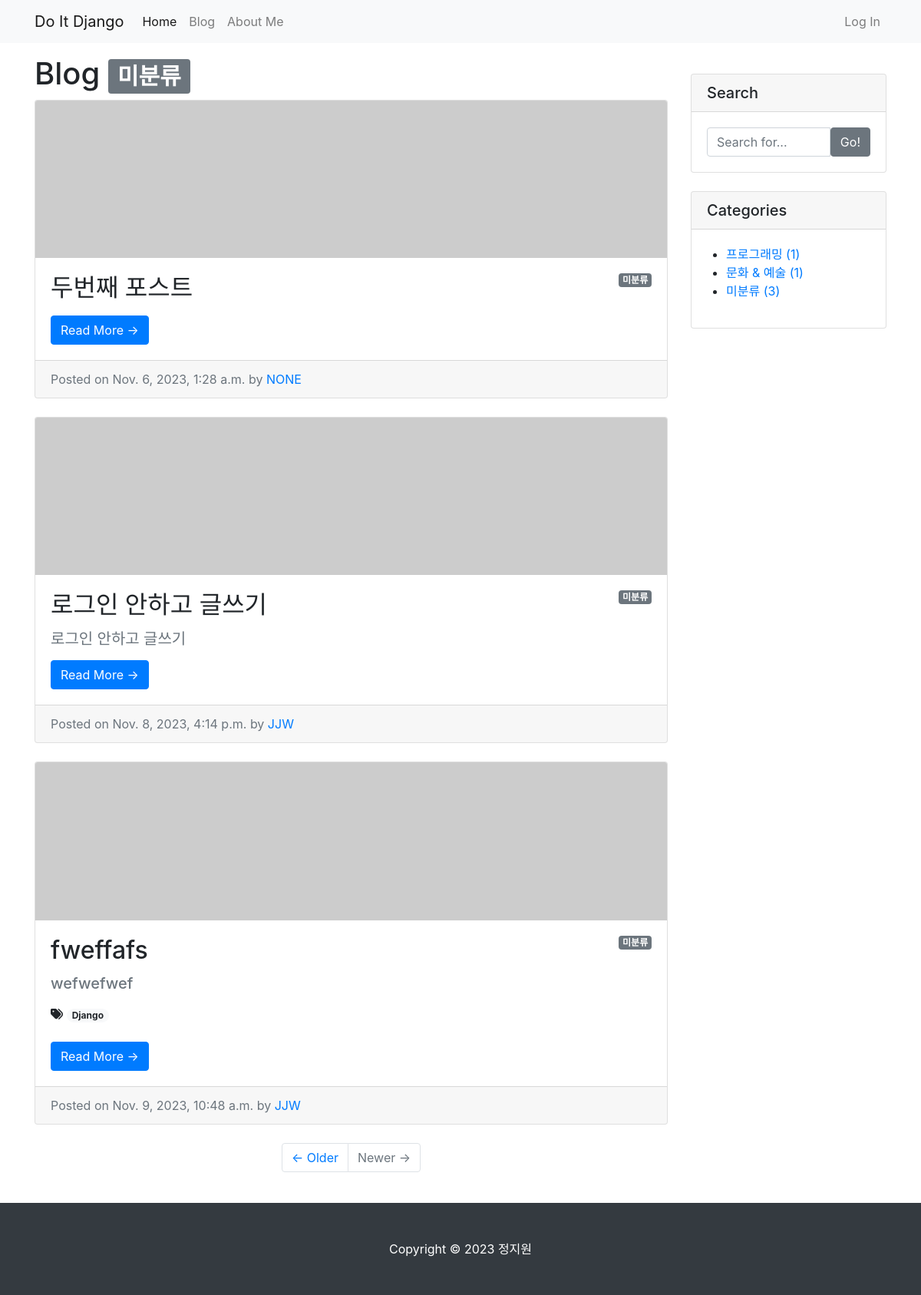
The app's page /blog/category/no_category/ with its own data.
### blog/models.py (models this page shows, shortened)
class Post(models.Model):
    title = models.CharField(max_length=30)
    hook_text = models.CharField(max_length=100, blank=True)
    content = models.TextField()
    head_image = models.ImageField(upload_to='blog/images/%Y/%m/%d/', blank=True)
    file_upload = models.FileField(upload_to='blog/files/%Y/%m/%d/', blank=True)
    created_at = models.DateTimeField(auto_now_add=True)
    updated_at = models.DateTimeField(auto_now=True)
    author = models.ForeignKey(User, null=True, blank=True, on_delete=models.SET_NULL)  # 작성자가 삭제되면 해당 작성자가 작성한 포스트에 작성자를 빈 칸으로 둔다.
    category = models.ForeignKey(Category, null=True, blank=True, on_delete=models.SET_NULL)
    tags = models.ManyToManyField(Tag, blank=True)  # ManyToManyField는 기본적으로 null=True가 설정되어 있어 따로 입력한 null=True는 효과가 없다.
    content = MarkdownxField()
    def get_absolute_url(self):
        return f'/blog/{self.pk}/'
    def get_content_markdown(self):
        return markdown(self.content)

class Tag(models.Model):
    name = models.CharField(max_length=50)
    slug = models.SlugField(max_length=200, unique=True, allow_unicode=True)
    def __str__(self):
        return self.name
    def get_absolute_url(self):
        return f'/blog/tag/{self.slug}/'

class Category(models.Model):
    name = models.CharField(max_length=50, unique=True)
    slug = models.SlugField(max_length=200, unique=True, allow_unicode=True)
    def __str__(self):  # 해당 클래스로 만들어진 인스턴트 자체를 출력할 때, 문자열로 설명해주기 위한 메서드이다.
        return self.name
    def get_absolute_url(self):
        return f'/blog/category/{self.slug}/'
    class Meta:
        verbose_name_plural = 'Categories'  # admin 페이지 내의 자동으로 설정된 'Categorys'를 'Categories'로 변경

### blog/views.py (the view)
# urls.py: path('category/<str:slug>/', views.category_page),
def category_page(request, slug):
    if slug == 'no_category':
        category = '미분류'
        post_list = Post.objects.filter(category=None)
    else:
        category = Category.objects.get(slug=slug)
        post_list = Post.objects.filter(category=category)
    return render(
        request,
        'blog/post_list.html',
        {
            'post_list': post_list,
            'categories': Category.objects.all(),
            'no_category_post_count': Post.objects.filter(category=None).count(),
            'category': category,
        }
    )

### blog/templates/blog/post_list.html (shortened to what this page needs)
{% extends 'blog/base.html' %}
{% block main_area %}
    <h1>Blog
        {% if category %}<span class="badge badge-secondary">{{ category }}</span>{% endif %}
    </h1>
        {% if post_list.exists %}
            {% for p in post_list %}
                <div class="card mb-4" id="post-{{ p.pk }}">
                    {% if p.head_image %}
                    <img class="card-img-top" src="{{ p.head_image.url }}" alt="{{ p }} head image">
                    {% else %}
                    <img class="card-img-top" src="https://picsum.photos/seed/{{ p.id }}/800/200" alt="random_image">
                    {% endif %}
                    <div class="card-body">
                        {% if p.category %}
                            <span class="badge badge-secondary float-right">{{ p.category }}</span>
                        {% else %}
                            <span class="badge badge-secondary float-right">미분류</span>
                        {% endif %}
                        <h2 class="card-title">{{ p.title }}</h2>
                        {% if p.hook_text %}
                            <h5 class="text-muted">{{ p.hook_text }}</h5>
                        {% endif %}
                        {% if p.tags.exists %}
                            <i class="fas fa-tags"></i>
                            {% for tag in p.tags.iterator %}
                                <a href="{{ tag.get_absolute_url }}"><span class="badge badge-pill badge-light">{{ tag }}</span></a>
                            {% endfor %}
                            <br />
                            <br />
                        {% endif %}
                        <a href="{{ p.get_absolute_url }}" class="btn btn-primary">Read More &rarr;</a>
                    </div>
                    <div class="card-footer text-muted">
                        Posted on {{ p.created_at }} by
                        <a href="#">{{ p.author | upper }}</a>
                    </div>
                </div>
            {% endfor %}
        {% else %}
            <h3>아직 게시물이 없습니다.</h3>
        {% endif %}
        <ul class="pagination justify-content-center mb-4">
            <li class="page-item">
                <a class="page-link" href="#">&larr; Older</a>
            </li>
            <li class="page-item disabled">
                <a class="page-link" href="#">Newer &rarr;</a>
            </li>
        </ul>
{% endblock %}

### blog/templates/blog/base.html (shortened to what this page needs)
<!DOCTYPE html>
<html>
{% load static %}
<head>
    <link rel="stylesheet" href="{% static 'blog/bootstrap/bootstrap.min.css' %}" media="screen">
</head>
<body>
    {% include 'blog/navbar.html' %}
    <div class="container my-3">
        <div class="row">
            <div class="col-md-8 col-lg-9" id="main-area">
                {% block main_area %}
                {% endblock %}
            </div>
            <div class="col-md-4 col-lg-3">
                <div class="card my-4">
                    <h5 class="card-header">Search</h5>
                    <div class="card-body">
                        <div class="input-group">
                            <input type="text" class="form-control" placeholder="Search for...">
                            <span class="input-group-btn">
                                <button class="btn btn-secondary" type="button">Go!</button>
                            </span>
                        </div>
                    </div>
                </div>
                <div class="card my-4">
                    <h5 class="card-header">Categories</h5>
                    <div class="card-body">
                        <div class="row">
                            <ul>
                                {% for category in categories %}
                                <li>
                                    <a href="{{ category.get_absolute_url }}">{{ category }} ({{ category.post_set.count }})</a>
                                </li>
                                {% endfor %}
                                <li>
                                    <a href="/blog/category/no_category/">미분류 ({{ no_category_post_count }})</a>
                                </li>
                            </ul>
                        </div>
                    </div>
                </div>
            </div>
        </div>
    </div>
    {% include 'blog/footer.html' %}
</body>
</html>

### records on screen
Post: shows "미분류", title "두번째 포스트", created_at "Nov. 6, 2023, 1:28 a.m.", author "NONE"
Post: shows "미분류", title "로그인 안하고 글쓰기", hook_text "로그인 안하고 글쓰기", created_at "Nov. 8, 2023, 4:14 p.m.", author "JJW"
Post: shows "미분류", title "fweffafs", hook_text "wefwefwef", created_at "Nov. 9, 2023, 10:48 a.m.", author "JJW"
Tag: name "Django"
Category: name "프로그래밍", post_set.count "1"
Category: name "문화 & 예술", post_set.count "1"

### other values on screen
{{ category }} "미분류"
{{ no_category_post_count }} "3"
